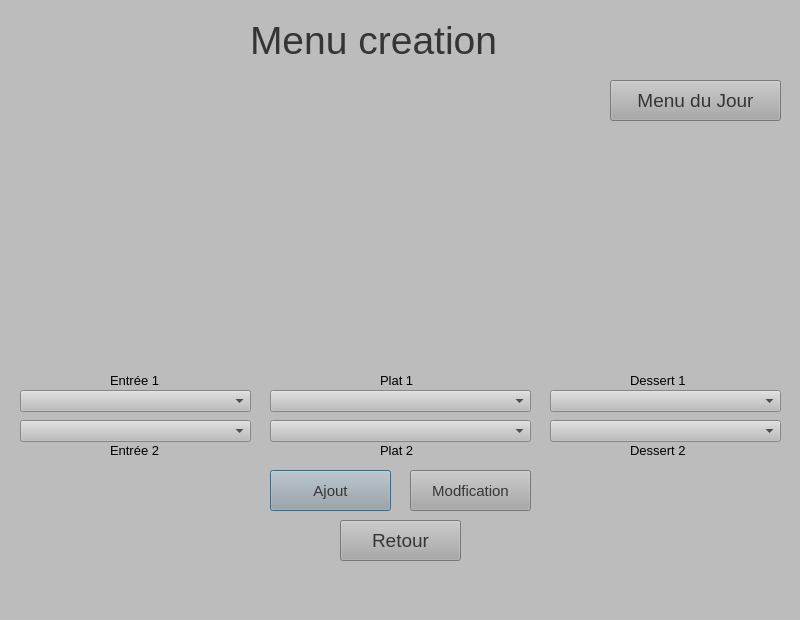
<?xml version="1.0" encoding="UTF-8"?>
<ui version="4.0">
 <class>Dialog</class>
 <widget class="QDialog" name="Dialog">
  <property name="geometry">
   <rect>
    <x>0</x>
    <y>0</y>
    <width>800</width>
    <height>620</height>
   </rect>
  </property>
  <property name="windowTitle">
   <string>Dialog</string>
  </property>
  <property name="styleSheet">
   <string notr="true">background-color: rgb(188, 188, 188);</string>
  </property>
  <widget class="QLabel" name="label">
   <property name="geometry">
    <rect>
     <x>250</x>
     <y>10</y>
     <width>301</width>
     <height>61</height>
    </rect>
   </property>
   <property name="styleSheet">
    <string notr="true">color:rgb(53, 53, 53); font-size:29pt;</string>
   </property>
   <property name="text">
    <string>Menu creation</string>
   </property>
  </widget>
  <widget class="QPushButton" name="ajoutButton">
   <property name="geometry">
    <rect>
     <x>270</x>
     <y>470</y>
     <width>121</width>
     <height>41</height>
    </rect>
   </property>
   <property name="palette">
    <palette>
     <active>
      <colorrole role="WindowText">
       <brush brushstyle="SolidPattern">
        <color alpha="255">
         <red>53</red>
         <green>53</green>
         <blue>53</blue>
        </color>
       </brush>
      </colorrole>
      <colorrole role="Button">
       <brush brushstyle="SolidPattern">
        <color alpha="255">
         <red>167</red>
         <green>168</green>
         <blue>167</blue>
        </color>
       </brush>
      </colorrole>
      <colorrole role="Light">
       <brush brushstyle="SolidPattern">
        <color alpha="255">
         <red>255</red>
         <green>255</green>
         <blue>255</blue>
        </color>
       </brush>
      </colorrole>
      <colorrole role="Midlight">
       <brush brushstyle="SolidPattern">
        <color alpha="255">
         <red>223</red>
         <green>222</green>
         <blue>227</blue>
        </color>
       </brush>
      </colorrole>
      <colorrole role="Dark">
       <brush brushstyle="SolidPattern">
        <color alpha="255">
         <red>95</red>
         <green>94</green>
         <blue>99</blue>
        </color>
       </brush>
      </colorrole>
      <colorrole role="Mid">
       <brush brushstyle="SolidPattern">
        <color alpha="255">
         <red>127</red>
         <green>126</green>
         <blue>133</blue>
        </color>
       </brush>
      </colorrole>
      <colorrole role="Text">
       <brush brushstyle="SolidPattern">
        <color alpha="255">
         <red>53</red>
         <green>53</green>
         <blue>53</blue>
        </color>
       </brush>
      </colorrole>
      <colorrole role="BrightText">
       <brush brushstyle="SolidPattern">
        <color alpha="255">
         <red>255</red>
         <green>255</green>
         <blue>255</blue>
        </color>
       </brush>
      </colorrole>
      <colorrole role="ButtonText">
       <brush brushstyle="SolidPattern">
        <color alpha="255">
         <red>53</red>
         <green>53</green>
         <blue>53</blue>
        </color>
       </brush>
      </colorrole>
      <colorrole role="Base">
       <brush brushstyle="SolidPattern">
        <color alpha="255">
         <red>167</red>
         <green>168</green>
         <blue>167</blue>
        </color>
       </brush>
      </colorrole>
      <colorrole role="Window">
       <brush brushstyle="SolidPattern">
        <color alpha="255">
         <red>167</red>
         <green>168</green>
         <blue>167</blue>
        </color>
       </brush>
      </colorrole>
      <colorrole role="Shadow">
       <brush brushstyle="SolidPattern">
        <color alpha="255">
         <red>0</red>
         <green>0</green>
         <blue>0</blue>
        </color>
       </brush>
      </colorrole>
      <colorrole role="AlternateBase">
       <brush brushstyle="SolidPattern">
        <color alpha="255">
         <red>223</red>
         <green>222</green>
         <blue>227</blue>
        </color>
       </brush>
      </colorrole>
      <colorrole role="ToolTipBase">
       <brush brushstyle="SolidPattern">
        <color alpha="255">
         <red>255</red>
         <green>255</green>
         <blue>220</blue>
        </color>
       </brush>
      </colorrole>
      <colorrole role="ToolTipText">
       <brush brushstyle="SolidPattern">
        <color alpha="255">
         <red>0</red>
         <green>0</green>
         <blue>0</blue>
        </color>
       </brush>
      </colorrole>
     </active>
     <inactive>
      <colorrole role="WindowText">
       <brush brushstyle="SolidPattern">
        <color alpha="255">
         <red>53</red>
         <green>53</green>
         <blue>53</blue>
        </color>
       </brush>
      </colorrole>
      <colorrole role="Button">
       <brush brushstyle="SolidPattern">
        <color alpha="255">
         <red>167</red>
         <green>168</green>
         <blue>167</blue>
        </color>
       </brush>
      </colorrole>
      <colorrole role="Light">
       <brush brushstyle="SolidPattern">
        <color alpha="255">
         <red>255</red>
         <green>255</green>
         <blue>255</blue>
        </color>
       </brush>
      </colorrole>
      <colorrole role="Midlight">
       <brush brushstyle="SolidPattern">
        <color alpha="255">
         <red>223</red>
         <green>222</green>
         <blue>227</blue>
        </color>
       </brush>
      </colorrole>
      <colorrole role="Dark">
       <brush brushstyle="SolidPattern">
        <color alpha="255">
         <red>95</red>
         <green>94</green>
         <blue>99</blue>
        </color>
       </brush>
      </colorrole>
      <colorrole role="Mid">
       <brush brushstyle="SolidPattern">
        <color alpha="255">
         <red>127</red>
         <green>126</green>
         <blue>133</blue>
        </color>
       </brush>
      </colorrole>
      <colorrole role="Text">
       <brush brushstyle="SolidPattern">
        <color alpha="255">
         <red>53</red>
         <green>53</green>
         <blue>53</blue>
        </color>
       </brush>
      </colorrole>
      <colorrole role="BrightText">
       <brush brushstyle="SolidPattern">
        <color alpha="255">
         <red>255</red>
         <green>255</green>
         <blue>255</blue>
        </color>
       </brush>
      </colorrole>
      <colorrole role="ButtonText">
       <brush brushstyle="SolidPattern">
        <color alpha="255">
         <red>53</red>
         <green>53</green>
         <blue>53</blue>
        </color>
       </brush>
      </colorrole>
      <colorrole role="Base">
       <brush brushstyle="SolidPattern">
        <color alpha="255">
         <red>167</red>
         <green>168</green>
         <blue>167</blue>
        </color>
       </brush>
      </colorrole>
      <colorrole role="Window">
       <brush brushstyle="SolidPattern">
        <color alpha="255">
         <red>167</red>
         <green>168</green>
         <blue>167</blue>
        </color>
       </brush>
      </colorrole>
      <colorrole role="Shadow">
       <brush brushstyle="SolidPattern">
        <color alpha="255">
         <red>0</red>
         <green>0</green>
         <blue>0</blue>
        </color>
       </brush>
      </colorrole>
      <colorrole role="AlternateBase">
       <brush brushstyle="SolidPattern">
        <color alpha="255">
         <red>223</red>
         <green>222</green>
         <blue>227</blue>
        </color>
       </brush>
      </colorrole>
      <colorrole role="ToolTipBase">
       <brush brushstyle="SolidPattern">
        <color alpha="255">
         <red>255</red>
         <green>255</green>
         <blue>220</blue>
        </color>
       </brush>
      </colorrole>
      <colorrole role="ToolTipText">
       <brush brushstyle="SolidPattern">
        <color alpha="255">
         <red>0</red>
         <green>0</green>
         <blue>0</blue>
        </color>
       </brush>
      </colorrole>
     </inactive>
     <disabled>
      <colorrole role="WindowText">
       <brush brushstyle="SolidPattern">
        <color alpha="255">
         <red>53</red>
         <green>53</green>
         <blue>53</blue>
        </color>
       </brush>
      </colorrole>
      <colorrole role="Button">
       <brush brushstyle="SolidPattern">
        <color alpha="255">
         <red>167</red>
         <green>168</green>
         <blue>167</blue>
        </color>
       </brush>
      </colorrole>
      <colorrole role="Light">
       <brush brushstyle="SolidPattern">
        <color alpha="255">
         <red>255</red>
         <green>255</green>
         <blue>255</blue>
        </color>
       </brush>
      </colorrole>
      <colorrole role="Midlight">
       <brush brushstyle="SolidPattern">
        <color alpha="255">
         <red>223</red>
         <green>222</green>
         <blue>227</blue>
        </color>
       </brush>
      </colorrole>
      <colorrole role="Dark">
       <brush brushstyle="SolidPattern">
        <color alpha="255">
         <red>95</red>
         <green>94</green>
         <blue>99</blue>
        </color>
       </brush>
      </colorrole>
      <colorrole role="Mid">
       <brush brushstyle="SolidPattern">
        <color alpha="255">
         <red>127</red>
         <green>126</green>
         <blue>133</blue>
        </color>
       </brush>
      </colorrole>
      <colorrole role="Text">
       <brush brushstyle="SolidPattern">
        <color alpha="255">
         <red>53</red>
         <green>53</green>
         <blue>53</blue>
        </color>
       </brush>
      </colorrole>
      <colorrole role="BrightText">
       <brush brushstyle="SolidPattern">
        <color alpha="255">
         <red>255</red>
         <green>255</green>
         <blue>255</blue>
        </color>
       </brush>
      </colorrole>
      <colorrole role="ButtonText">
       <brush brushstyle="SolidPattern">
        <color alpha="255">
         <red>53</red>
         <green>53</green>
         <blue>53</blue>
        </color>
       </brush>
      </colorrole>
      <colorrole role="Base">
       <brush brushstyle="SolidPattern">
        <color alpha="255">
         <red>167</red>
         <green>168</green>
         <blue>167</blue>
        </color>
       </brush>
      </colorrole>
      <colorrole role="Window">
       <brush brushstyle="SolidPattern">
        <color alpha="255">
         <red>167</red>
         <green>168</green>
         <blue>167</blue>
        </color>
       </brush>
      </colorrole>
      <colorrole role="Shadow">
       <brush brushstyle="SolidPattern">
        <color alpha="255">
         <red>0</red>
         <green>0</green>
         <blue>0</blue>
        </color>
       </brush>
      </colorrole>
      <colorrole role="AlternateBase">
       <brush brushstyle="SolidPattern">
        <color alpha="255">
         <red>191</red>
         <green>189</green>
         <blue>199</blue>
        </color>
       </brush>
      </colorrole>
      <colorrole role="ToolTipBase">
       <brush brushstyle="SolidPattern">
        <color alpha="255">
         <red>255</red>
         <green>255</green>
         <blue>220</blue>
        </color>
       </brush>
      </colorrole>
      <colorrole role="ToolTipText">
       <brush brushstyle="SolidPattern">
        <color alpha="255">
         <red>0</red>
         <green>0</green>
         <blue>0</blue>
        </color>
       </brush>
      </colorrole>
     </disabled>
    </palette>
   </property>
   <property name="styleSheet">
    <string notr="true">background-color: rgb(167, 168, 167); font-size:11pt; color:rgb(53, 53, 53)</string>
   </property>
   <property name="text">
    <string>Ajout</string>
   </property>
  </widget>
  <widget class="QLabel" name="label_3">
   <property name="geometry">
    <rect>
     <x>110</x>
     <y>370</y>
     <width>61</width>
     <height>20</height>
    </rect>
   </property>
   <property name="styleSheet">
    <string notr="true">font-size:10pt;</string>
   </property>
   <property name="text">
    <string>Entrée 1</string>
   </property>
  </widget>
  <widget class="QLabel" name="label_4">
   <property name="geometry">
    <rect>
     <x>110</x>
     <y>440</y>
     <width>71</width>
     <height>20</height>
    </rect>
   </property>
   <property name="styleSheet">
    <string notr="true">font-size:10pt;</string>
   </property>
   <property name="text">
    <string>Entrée 2</string>
   </property>
  </widget>
  <widget class="QLabel" name="label_5">
   <property name="geometry">
    <rect>
     <x>380</x>
     <y>370</y>
     <width>41</width>
     <height>20</height>
    </rect>
   </property>
   <property name="styleSheet">
    <string notr="true">font-size:10pt</string>
   </property>
   <property name="text">
    <string>Plat 1</string>
   </property>
  </widget>
  <widget class="QLabel" name="label_6">
   <property name="geometry">
    <rect>
     <x>380</x>
     <y>440</y>
     <width>41</width>
     <height>20</height>
    </rect>
   </property>
   <property name="styleSheet">
    <string notr="true">font-size:10pt</string>
   </property>
   <property name="text">
    <string>Plat 2</string>
   </property>
  </widget>
  <widget class="QLabel" name="label_7">
   <property name="geometry">
    <rect>
     <x>630</x>
     <y>370</y>
     <width>71</width>
     <height>20</height>
    </rect>
   </property>
   <property name="styleSheet">
    <string notr="true">font-size:10pt</string>
   </property>
   <property name="text">
    <string>Dessert 1</string>
   </property>
  </widget>
  <widget class="QLabel" name="label_8">
   <property name="geometry">
    <rect>
     <x>630</x>
     <y>440</y>
     <width>71</width>
     <height>20</height>
    </rect>
   </property>
   <property name="styleSheet">
    <string notr="true">font-size:10pt</string>
   </property>
   <property name="text">
    <string>Dessert 2</string>
   </property>
  </widget>
  <widget class="QPushButton" name="BackButton">
   <property name="geometry">
    <rect>
     <x>340</x>
     <y>520</y>
     <width>121</width>
     <height>41</height>
    </rect>
   </property>
   <property name="palette">
    <palette>
     <active>
      <colorrole role="WindowText">
       <brush brushstyle="SolidPattern">
        <color alpha="255">
         <red>53</red>
         <green>53</green>
         <blue>53</blue>
        </color>
       </brush>
      </colorrole>
      <colorrole role="Button">
       <brush brushstyle="SolidPattern">
        <color alpha="255">
         <red>167</red>
         <green>168</green>
         <blue>167</blue>
        </color>
       </brush>
      </colorrole>
      <colorrole role="Light">
       <brush brushstyle="SolidPattern">
        <color alpha="255">
         <red>255</red>
         <green>255</green>
         <blue>255</blue>
        </color>
       </brush>
      </colorrole>
      <colorrole role="Midlight">
       <brush brushstyle="SolidPattern">
        <color alpha="255">
         <red>223</red>
         <green>222</green>
         <blue>227</blue>
        </color>
       </brush>
      </colorrole>
      <colorrole role="Dark">
       <brush brushstyle="SolidPattern">
        <color alpha="255">
         <red>95</red>
         <green>94</green>
         <blue>99</blue>
        </color>
       </brush>
      </colorrole>
      <colorrole role="Mid">
       <brush brushstyle="SolidPattern">
        <color alpha="255">
         <red>127</red>
         <green>126</green>
         <blue>133</blue>
        </color>
       </brush>
      </colorrole>
      <colorrole role="Text">
       <brush brushstyle="SolidPattern">
        <color alpha="255">
         <red>53</red>
         <green>53</green>
         <blue>53</blue>
        </color>
       </brush>
      </colorrole>
      <colorrole role="BrightText">
       <brush brushstyle="SolidPattern">
        <color alpha="255">
         <red>255</red>
         <green>255</green>
         <blue>255</blue>
        </color>
       </brush>
      </colorrole>
      <colorrole role="ButtonText">
       <brush brushstyle="SolidPattern">
        <color alpha="255">
         <red>53</red>
         <green>53</green>
         <blue>53</blue>
        </color>
       </brush>
      </colorrole>
      <colorrole role="Base">
       <brush brushstyle="SolidPattern">
        <color alpha="255">
         <red>167</red>
         <green>168</green>
         <blue>167</blue>
        </color>
       </brush>
      </colorrole>
      <colorrole role="Window">
       <brush brushstyle="SolidPattern">
        <color alpha="255">
         <red>167</red>
         <green>168</green>
         <blue>167</blue>
        </color>
       </brush>
      </colorrole>
      <colorrole role="Shadow">
       <brush brushstyle="SolidPattern">
        <color alpha="255">
         <red>0</red>
         <green>0</green>
         <blue>0</blue>
        </color>
       </brush>
      </colorrole>
      <colorrole role="AlternateBase">
       <brush brushstyle="SolidPattern">
        <color alpha="255">
         <red>223</red>
         <green>222</green>
         <blue>227</blue>
        </color>
       </brush>
      </colorrole>
      <colorrole role="ToolTipBase">
       <brush brushstyle="SolidPattern">
        <color alpha="255">
         <red>255</red>
         <green>255</green>
         <blue>220</blue>
        </color>
       </brush>
      </colorrole>
      <colorrole role="ToolTipText">
       <brush brushstyle="SolidPattern">
        <color alpha="255">
         <red>0</red>
         <green>0</green>
         <blue>0</blue>
        </color>
       </brush>
      </colorrole>
     </active>
     <inactive>
      <colorrole role="WindowText">
       <brush brushstyle="SolidPattern">
        <color alpha="255">
         <red>53</red>
         <green>53</green>
         <blue>53</blue>
        </color>
       </brush>
      </colorrole>
      <colorrole role="Button">
       <brush brushstyle="SolidPattern">
        <color alpha="255">
         <red>167</red>
         <green>168</green>
         <blue>167</blue>
        </color>
       </brush>
      </colorrole>
      <colorrole role="Light">
       <brush brushstyle="SolidPattern">
        <color alpha="255">
         <red>255</red>
         <green>255</green>
         <blue>255</blue>
        </color>
       </brush>
      </colorrole>
      <colorrole role="Midlight">
       <brush brushstyle="SolidPattern">
        <color alpha="255">
         <red>223</red>
         <green>222</green>
         <blue>227</blue>
        </color>
       </brush>
      </colorrole>
      <colorrole role="Dark">
       <brush brushstyle="SolidPattern">
        <color alpha="255">
         <red>95</red>
         <green>94</green>
         <blue>99</blue>
        </color>
       </brush>
      </colorrole>
      <colorrole role="Mid">
       <brush brushstyle="SolidPattern">
        <color alpha="255">
         <red>127</red>
         <green>126</green>
         <blue>133</blue>
        </color>
       </brush>
      </colorrole>
      <colorrole role="Text">
       <brush brushstyle="SolidPattern">
        <color alpha="255">
         <red>53</red>
         <green>53</green>
         <blue>53</blue>
        </color>
       </brush>
      </colorrole>
      <colorrole role="BrightText">
       <brush brushstyle="SolidPattern">
        <color alpha="255">
         <red>255</red>
         <green>255</green>
         <blue>255</blue>
        </color>
       </brush>
      </colorrole>
      <colorrole role="ButtonText">
       <brush brushstyle="SolidPattern">
        <color alpha="255">
         <red>53</red>
         <green>53</green>
         <blue>53</blue>
        </color>
       </brush>
      </colorrole>
      <colorrole role="Base">
       <brush brushstyle="SolidPattern">
        <color alpha="255">
         <red>167</red>
         <green>168</green>
         <blue>167</blue>
        </color>
       </brush>
      </colorrole>
      <colorrole role="Window">
       <brush brushstyle="SolidPattern">
        <color alpha="255">
         <red>167</red>
         <green>168</green>
         <blue>167</blue>
        </color>
       </brush>
      </colorrole>
      <colorrole role="Shadow">
       <brush brushstyle="SolidPattern">
        <color alpha="255">
         <red>0</red>
         <green>0</green>
         <blue>0</blue>
        </color>
       </brush>
      </colorrole>
      <colorrole role="AlternateBase">
       <brush brushstyle="SolidPattern">
        <color alpha="255">
         <red>223</red>
         <green>222</green>
         <blue>227</blue>
        </color>
       </brush>
      </colorrole>
      <colorrole role="ToolTipBase">
       <brush brushstyle="SolidPattern">
        <color alpha="255">
         <red>255</red>
         <green>255</green>
         <blue>220</blue>
        </color>
       </brush>
      </colorrole>
      <colorrole role="ToolTipText">
       <brush brushstyle="SolidPattern">
        <color alpha="255">
         <red>0</red>
         <green>0</green>
         <blue>0</blue>
        </color>
       </brush>
      </colorrole>
     </inactive>
     <disabled>
      <colorrole role="WindowText">
       <brush brushstyle="SolidPattern">
        <color alpha="255">
         <red>53</red>
         <green>53</green>
         <blue>53</blue>
        </color>
       </brush>
      </colorrole>
      <colorrole role="Button">
       <brush brushstyle="SolidPattern">
        <color alpha="255">
         <red>167</red>
         <green>168</green>
         <blue>167</blue>
        </color>
       </brush>
      </colorrole>
      <colorrole role="Light">
       <brush brushstyle="SolidPattern">
        <color alpha="255">
         <red>255</red>
         <green>255</green>
         <blue>255</blue>
        </color>
       </brush>
      </colorrole>
      <colorrole role="Midlight">
       <brush brushstyle="SolidPattern">
        <color alpha="255">
         <red>223</red>
         <green>222</green>
         <blue>227</blue>
        </color>
       </brush>
      </colorrole>
      <colorrole role="Dark">
       <brush brushstyle="SolidPattern">
        <color alpha="255">
         <red>95</red>
         <green>94</green>
         <blue>99</blue>
        </color>
       </brush>
      </colorrole>
      <colorrole role="Mid">
       <brush brushstyle="SolidPattern">
        <color alpha="255">
         <red>127</red>
         <green>126</green>
         <blue>133</blue>
        </color>
       </brush>
      </colorrole>
      <colorrole role="Text">
       <brush brushstyle="SolidPattern">
        <color alpha="255">
         <red>53</red>
         <green>53</green>
         <blue>53</blue>
        </color>
       </brush>
      </colorrole>
      <colorrole role="BrightText">
       <brush brushstyle="SolidPattern">
        <color alpha="255">
         <red>255</red>
         <green>255</green>
         <blue>255</blue>
        </color>
       </brush>
      </colorrole>
      <colorrole role="ButtonText">
       <brush brushstyle="SolidPattern">
        <color alpha="255">
         <red>53</red>
         <green>53</green>
         <blue>53</blue>
        </color>
       </brush>
      </colorrole>
      <colorrole role="Base">
       <brush brushstyle="SolidPattern">
        <color alpha="255">
         <red>167</red>
         <green>168</green>
         <blue>167</blue>
        </color>
       </brush>
      </colorrole>
      <colorrole role="Window">
       <brush brushstyle="SolidPattern">
        <color alpha="255">
         <red>167</red>
         <green>168</green>
         <blue>167</blue>
        </color>
       </brush>
      </colorrole>
      <colorrole role="Shadow">
       <brush brushstyle="SolidPattern">
        <color alpha="255">
         <red>0</red>
         <green>0</green>
         <blue>0</blue>
        </color>
       </brush>
      </colorrole>
      <colorrole role="AlternateBase">
       <brush brushstyle="SolidPattern">
        <color alpha="255">
         <red>191</red>
         <green>189</green>
         <blue>199</blue>
        </color>
       </brush>
      </colorrole>
      <colorrole role="ToolTipBase">
       <brush brushstyle="SolidPattern">
        <color alpha="255">
         <red>255</red>
         <green>255</green>
         <blue>220</blue>
        </color>
       </brush>
      </colorrole>
      <colorrole role="ToolTipText">
       <brush brushstyle="SolidPattern">
        <color alpha="255">
         <red>0</red>
         <green>0</green>
         <blue>0</blue>
        </color>
       </brush>
      </colorrole>
     </disabled>
    </palette>
   </property>
   <property name="styleSheet">
    <string notr="true">background-color: rgb(167, 168, 167); font-size:14pt; color:rgb(53, 53, 53)</string>
   </property>
   <property name="text">
    <string>Retour</string>
   </property>
  </widget>
  <widget class="QPushButton" name="modifButton">
   <property name="geometry">
    <rect>
     <x>410</x>
     <y>470</y>
     <width>121</width>
     <height>41</height>
    </rect>
   </property>
   <property name="palette">
    <palette>
     <active>
      <colorrole role="WindowText">
       <brush brushstyle="SolidPattern">
        <color alpha="255">
         <red>53</red>
         <green>53</green>
         <blue>53</blue>
        </color>
       </brush>
      </colorrole>
      <colorrole role="Button">
       <brush brushstyle="SolidPattern">
        <color alpha="255">
         <red>167</red>
         <green>168</green>
         <blue>167</blue>
        </color>
       </brush>
      </colorrole>
      <colorrole role="Light">
       <brush brushstyle="SolidPattern">
        <color alpha="255">
         <red>255</red>
         <green>255</green>
         <blue>255</blue>
        </color>
       </brush>
      </colorrole>
      <colorrole role="Midlight">
       <brush brushstyle="SolidPattern">
        <color alpha="255">
         <red>223</red>
         <green>222</green>
         <blue>227</blue>
        </color>
       </brush>
      </colorrole>
      <colorrole role="Dark">
       <brush brushstyle="SolidPattern">
        <color alpha="255">
         <red>95</red>
         <green>94</green>
         <blue>99</blue>
        </color>
       </brush>
      </colorrole>
      <colorrole role="Mid">
       <brush brushstyle="SolidPattern">
        <color alpha="255">
         <red>127</red>
         <green>126</green>
         <blue>133</blue>
        </color>
       </brush>
      </colorrole>
      <colorrole role="Text">
       <brush brushstyle="SolidPattern">
        <color alpha="255">
         <red>53</red>
         <green>53</green>
         <blue>53</blue>
        </color>
       </brush>
      </colorrole>
      <colorrole role="BrightText">
       <brush brushstyle="SolidPattern">
        <color alpha="255">
         <red>255</red>
         <green>255</green>
         <blue>255</blue>
        </color>
       </brush>
      </colorrole>
      <colorrole role="ButtonText">
       <brush brushstyle="SolidPattern">
        <color alpha="255">
         <red>53</red>
         <green>53</green>
         <blue>53</blue>
        </color>
       </brush>
      </colorrole>
      <colorrole role="Base">
       <brush brushstyle="SolidPattern">
        <color alpha="255">
         <red>167</red>
         <green>168</green>
         <blue>167</blue>
        </color>
       </brush>
      </colorrole>
      <colorrole role="Window">
       <brush brushstyle="SolidPattern">
        <color alpha="255">
         <red>167</red>
         <green>168</green>
         <blue>167</blue>
        </color>
       </brush>
      </colorrole>
      <colorrole role="Shadow">
       <brush brushstyle="SolidPattern">
        <color alpha="255">
         <red>0</red>
         <green>0</green>
         <blue>0</blue>
        </color>
       </brush>
      </colorrole>
      <colorrole role="AlternateBase">
       <brush brushstyle="SolidPattern">
        <color alpha="255">
         <red>223</red>
         <green>222</green>
         <blue>227</blue>
        </color>
       </brush>
      </colorrole>
      <colorrole role="ToolTipBase">
       <brush brushstyle="SolidPattern">
        <color alpha="255">
         <red>255</red>
         <green>255</green>
         <blue>220</blue>
        </color>
       </brush>
      </colorrole>
      <colorrole role="ToolTipText">
       <brush brushstyle="SolidPattern">
        <color alpha="255">
         <red>0</red>
         <green>0</green>
         <blue>0</blue>
        </color>
       </brush>
      </colorrole>
     </active>
     <inactive>
      <colorrole role="WindowText">
       <brush brushstyle="SolidPattern">
        <color alpha="255">
         <red>53</red>
         <green>53</green>
         <blue>53</blue>
        </color>
       </brush>
      </colorrole>
      <colorrole role="Button">
       <brush brushstyle="SolidPattern">
        <color alpha="255">
         <red>167</red>
         <green>168</green>
         <blue>167</blue>
        </color>
       </brush>
      </colorrole>
      <colorrole role="Light">
       <brush brushstyle="SolidPattern">
        <color alpha="255">
         <red>255</red>
         <green>255</green>
         <blue>255</blue>
        </color>
       </brush>
      </colorrole>
      <colorrole role="Midlight">
       <brush brushstyle="SolidPattern">
        <color alpha="255">
         <red>223</red>
         <green>222</green>
         <blue>227</blue>
        </color>
       </brush>
      </colorrole>
      <colorrole role="Dark">
       <brush brushstyle="SolidPattern">
        <color alpha="255">
         <red>95</red>
         <green>94</green>
         <blue>99</blue>
        </color>
       </brush>
      </colorrole>
      <colorrole role="Mid">
       <brush brushstyle="SolidPattern">
        <color alpha="255">
         <red>127</red>
         <green>126</green>
         <blue>133</blue>
        </color>
       </brush>
      </colorrole>
      <colorrole role="Text">
       <brush brushstyle="SolidPattern">
        <color alpha="255">
         <red>53</red>
         <green>53</green>
         <blue>53</blue>
        </color>
       </brush>
      </colorrole>
      <colorrole role="BrightText">
       <brush brushstyle="SolidPattern">
        <color alpha="255">
         <red>255</red>
         <green>255</green>
         <blue>255</blue>
        </color>
       </brush>
      </colorrole>
      <colorrole role="ButtonText">
       <brush brushstyle="SolidPattern">
        <color alpha="255">
         <red>53</red>
         <green>53</green>
         <blue>53</blue>
        </color>
       </brush>
      </colorrole>
      <colorrole role="Base">
       <brush brushstyle="SolidPattern">
        <color alpha="255">
         <red>167</red>
         <green>168</green>
         <blue>167</blue>
        </color>
       </brush>
      </colorrole>
      <colorrole role="Window">
       <brush brushstyle="SolidPattern">
        <color alpha="255">
         <red>167</red>
         <green>168</green>
         <blue>167</blue>
        </color>
       </brush>
      </colorrole>
      <colorrole role="Shadow">
       <brush brushstyle="SolidPattern">
        <color alpha="255">
         <red>0</red>
         <green>0</green>
         <blue>0</blue>
        </color>
       </brush>
      </colorrole>
      <colorrole role="AlternateBase">
       <brush brushstyle="SolidPattern">
        <color alpha="255">
         <red>223</red>
         <green>222</green>
         <blue>227</blue>
        </color>
       </brush>
      </colorrole>
      <colorrole role="ToolTipBase">
       <brush brushstyle="SolidPattern">
        <color alpha="255">
         <red>255</red>
         <green>255</green>
         <blue>220</blue>
        </color>
       </brush>
      </colorrole>
      <colorrole role="ToolTipText">
       <brush brushstyle="SolidPattern">
        <color alpha="255">
         <red>0</red>
         <green>0</green>
         <blue>0</blue>
        </color>
       </brush>
      </colorrole>
     </inactive>
     <disabled>
      <colorrole role="WindowText">
       <brush brushstyle="SolidPattern">
        <color alpha="255">
         <red>53</red>
         <green>53</green>
         <blue>53</blue>
        </color>
       </brush>
      </colorrole>
      <colorrole role="Button">
       <brush brushstyle="SolidPattern">
        <color alpha="255">
         <red>167</red>
         <green>168</green>
         <blue>167</blue>
        </color>
       </brush>
      </colorrole>
      <colorrole role="Light">
       <brush brushstyle="SolidPattern">
        <color alpha="255">
         <red>255</red>
         <green>255</green>
         <blue>255</blue>
        </color>
       </brush>
      </colorrole>
      <colorrole role="Midlight">
       <brush brushstyle="SolidPattern">
        <color alpha="255">
         <red>223</red>
         <green>222</green>
         <blue>227</blue>
        </color>
       </brush>
      </colorrole>
      <colorrole role="Dark">
       <brush brushstyle="SolidPattern">
        <color alpha="255">
         <red>95</red>
         <green>94</green>
         <blue>99</blue>
        </color>
       </brush>
      </colorrole>
      <colorrole role="Mid">
       <brush brushstyle="SolidPattern">
        <color alpha="255">
         <red>127</red>
         <green>126</green>
         <blue>133</blue>
        </color>
       </brush>
      </colorrole>
      <colorrole role="Text">
       <brush brushstyle="SolidPattern">
        <color alpha="255">
         <red>53</red>
         <green>53</green>
         <blue>53</blue>
        </color>
       </brush>
      </colorrole>
      <colorrole role="BrightText">
       <brush brushstyle="SolidPattern">
        <color alpha="255">
         <red>255</red>
         <green>255</green>
         <blue>255</blue>
        </color>
       </brush>
      </colorrole>
      <colorrole role="ButtonText">
       <brush brushstyle="SolidPattern">
        <color alpha="255">
         <red>53</red>
         <green>53</green>
         <blue>53</blue>
        </color>
       </brush>
      </colorrole>
      <colorrole role="Base">
       <brush brushstyle="SolidPattern">
        <color alpha="255">
         <red>167</red>
         <green>168</green>
         <blue>167</blue>
        </color>
       </brush>
      </colorrole>
      <colorrole role="Window">
       <brush brushstyle="SolidPattern">
        <color alpha="255">
         <red>167</red>
         <green>168</green>
         <blue>167</blue>
        </color>
       </brush>
      </colorrole>
      <colorrole role="Shadow">
       <brush brushstyle="SolidPattern">
        <color alpha="255">
         <red>0</red>
         <green>0</green>
         <blue>0</blue>
        </color>
       </brush>
      </colorrole>
      <colorrole role="AlternateBase">
       <brush brushstyle="SolidPattern">
        <color alpha="255">
         <red>191</red>
         <green>189</green>
         <blue>199</blue>
        </color>
       </brush>
      </colorrole>
      <colorrole role="ToolTipBase">
       <brush brushstyle="SolidPattern">
        <color alpha="255">
         <red>255</red>
         <green>255</green>
         <blue>220</blue>
        </color>
       </brush>
      </colorrole>
      <colorrole role="ToolTipText">
       <brush brushstyle="SolidPattern">
        <color alpha="255">
         <red>0</red>
         <green>0</green>
         <blue>0</blue>
        </color>
       </brush>
      </colorrole>
     </disabled>
    </palette>
   </property>
   <property name="styleSheet">
    <string notr="true">background-color: rgb(167, 168, 167); font-size:11pt; color:rgb(53, 53, 53)</string>
   </property>
   <property name="text">
    <string>Modfication</string>
   </property>
  </widget>
  <widget class="QComboBox" name="comboBox_4">
   <property name="geometry">
    <rect>
     <x>270</x>
     <y>390</y>
     <width>261</width>
     <height>22</height>
    </rect>
   </property>
  </widget>
  <widget class="QComboBox" name="comboBox_6">
   <property name="geometry">
    <rect>
     <x>550</x>
     <y>390</y>
     <width>231</width>
     <height>22</height>
    </rect>
   </property>
  </widget>
  <widget class="QComboBox" name="comboBox_5">
   <property name="geometry">
    <rect>
     <x>270</x>
     <y>420</y>
     <width>261</width>
     <height>22</height>
    </rect>
   </property>
  </widget>
  <widget class="QComboBox" name="comboBox_9">
   <property name="geometry">
    <rect>
     <x>550</x>
     <y>420</y>
     <width>231</width>
     <height>22</height>
    </rect>
   </property>
  </widget>
  <widget class="QComboBox" name="comboBox_10">
   <property name="geometry">
    <rect>
     <x>20</x>
     <y>420</y>
     <width>231</width>
     <height>22</height>
    </rect>
   </property>
  </widget>
  <widget class="QComboBox" name="comboBox_11">
   <property name="geometry">
    <rect>
     <x>20</x>
     <y>390</y>
     <width>231</width>
     <height>22</height>
    </rect>
   </property>
  </widget>
  <widget class="QPushButton" name="DisplayButton">
   <property name="geometry">
    <rect>
     <x>610</x>
     <y>80</y>
     <width>171</width>
     <height>41</height>
    </rect>
   </property>
   <property name="palette">
    <palette>
     <active>
      <colorrole role="WindowText">
       <brush brushstyle="SolidPattern">
        <color alpha="255">
         <red>53</red>
         <green>53</green>
         <blue>53</blue>
        </color>
       </brush>
      </colorrole>
      <colorrole role="Button">
       <brush brushstyle="SolidPattern">
        <color alpha="255">
         <red>167</red>
         <green>168</green>
         <blue>167</blue>
        </color>
       </brush>
      </colorrole>
      <colorrole role="Light">
       <brush brushstyle="SolidPattern">
        <color alpha="255">
         <red>255</red>
         <green>255</green>
         <blue>255</blue>
        </color>
       </brush>
      </colorrole>
      <colorrole role="Midlight">
       <brush brushstyle="SolidPattern">
        <color alpha="255">
         <red>223</red>
         <green>222</green>
         <blue>227</blue>
        </color>
       </brush>
      </colorrole>
      <colorrole role="Dark">
       <brush brushstyle="SolidPattern">
        <color alpha="255">
         <red>95</red>
         <green>94</green>
         <blue>99</blue>
        </color>
       </brush>
      </colorrole>
      <colorrole role="Mid">
       <brush brushstyle="SolidPattern">
        <color alpha="255">
         <red>127</red>
         <green>126</green>
         <blue>133</blue>
        </color>
       </brush>
      </colorrole>
      <colorrole role="Text">
       <brush brushstyle="SolidPattern">
        <color alpha="255">
         <red>53</red>
         <green>53</green>
         <blue>53</blue>
        </color>
       </brush>
      </colorrole>
      <colorrole role="BrightText">
       <brush brushstyle="SolidPattern">
        <color alpha="255">
         <red>255</red>
         <green>255</green>
         <blue>255</blue>
        </color>
       </brush>
      </colorrole>
      <colorrole role="ButtonText">
       <brush brushstyle="SolidPattern">
        <color alpha="255">
         <red>53</red>
         <green>53</green>
         <blue>53</blue>
        </color>
       </brush>
      </colorrole>
      <colorrole role="Base">
       <brush brushstyle="SolidPattern">
        <color alpha="255">
         <red>167</red>
         <green>168</green>
         <blue>167</blue>
        </color>
       </brush>
      </colorrole>
      <colorrole role="Window">
       <brush brushstyle="SolidPattern">
        <color alpha="255">
         <red>167</red>
         <green>168</green>
         <blue>167</blue>
        </color>
       </brush>
      </colorrole>
      <colorrole role="Shadow">
       <brush brushstyle="SolidPattern">
        <color alpha="255">
         <red>0</red>
         <green>0</green>
         <blue>0</blue>
        </color>
       </brush>
      </colorrole>
      <colorrole role="AlternateBase">
       <brush brushstyle="SolidPattern">
        <color alpha="255">
         <red>223</red>
         <green>222</green>
         <blue>227</blue>
        </color>
       </brush>
      </colorrole>
      <colorrole role="ToolTipBase">
       <brush brushstyle="SolidPattern">
        <color alpha="255">
         <red>255</red>
         <green>255</green>
         <blue>220</blue>
        </color>
       </brush>
      </colorrole>
      <colorrole role="ToolTipText">
       <brush brushstyle="SolidPattern">
        <color alpha="255">
         <red>0</red>
         <green>0</green>
         <blue>0</blue>
        </color>
       </brush>
      </colorrole>
     </active>
     <inactive>
      <colorrole role="WindowText">
       <brush brushstyle="SolidPattern">
        <color alpha="255">
         <red>53</red>
         <green>53</green>
         <blue>53</blue>
        </color>
       </brush>
      </colorrole>
      <colorrole role="Button">
       <brush brushstyle="SolidPattern">
        <color alpha="255">
         <red>167</red>
         <green>168</green>
         <blue>167</blue>
        </color>
       </brush>
      </colorrole>
      <colorrole role="Light">
       <brush brushstyle="SolidPattern">
        <color alpha="255">
         <red>255</red>
         <green>255</green>
         <blue>255</blue>
        </color>
       </brush>
      </colorrole>
      <colorrole role="Midlight">
       <brush brushstyle="SolidPattern">
        <color alpha="255">
         <red>223</red>
         <green>222</green>
         <blue>227</blue>
        </color>
       </brush>
      </colorrole>
      <colorrole role="Dark">
       <brush brushstyle="SolidPattern">
        <color alpha="255">
         <red>95</red>
         <green>94</green>
         <blue>99</blue>
        </color>
       </brush>
      </colorrole>
      <colorrole role="Mid">
       <brush brushstyle="SolidPattern">
        <color alpha="255">
         <red>127</red>
         <green>126</green>
         <blue>133</blue>
        </color>
       </brush>
      </colorrole>
      <colorrole role="Text">
       <brush brushstyle="SolidPattern">
        <color alpha="255">
         <red>53</red>
         <green>53</green>
         <blue>53</blue>
        </color>
       </brush>
      </colorrole>
      <colorrole role="BrightText">
       <brush brushstyle="SolidPattern">
        <color alpha="255">
         <red>255</red>
         <green>255</green>
         <blue>255</blue>
        </color>
       </brush>
      </colorrole>
      <colorrole role="ButtonText">
       <brush brushstyle="SolidPattern">
        <color alpha="255">
         <red>53</red>
         <green>53</green>
         <blue>53</blue>
        </color>
       </brush>
      </colorrole>
      <colorrole role="Base">
       <brush brushstyle="SolidPattern">
        <color alpha="255">
         <red>167</red>
         <green>168</green>
         <blue>167</blue>
        </color>
       </brush>
      </colorrole>
      <colorrole role="Window">
       <brush brushstyle="SolidPattern">
        <color alpha="255">
         <red>167</red>
         <green>168</green>
         <blue>167</blue>
        </color>
       </brush>
      </colorrole>
      <colorrole role="Shadow">
       <brush brushstyle="SolidPattern">
        <color alpha="255">
         <red>0</red>
         <green>0</green>
         <blue>0</blue>
        </color>
       </brush>
      </colorrole>
      <colorrole role="AlternateBase">
       <brush brushstyle="SolidPattern">
        <color alpha="255">
         <red>223</red>
         <green>222</green>
         <blue>227</blue>
        </color>
       </brush>
      </colorrole>
      <colorrole role="ToolTipBase">
       <brush brushstyle="SolidPattern">
        <color alpha="255">
         <red>255</red>
         <green>255</green>
         <blue>220</blue>
        </color>
       </brush>
      </colorrole>
      <colorrole role="ToolTipText">
       <brush brushstyle="SolidPattern">
        <color alpha="255">
         <red>0</red>
         <green>0</green>
         <blue>0</blue>
        </color>
       </brush>
      </colorrole>
     </inactive>
     <disabled>
      <colorrole role="WindowText">
       <brush brushstyle="SolidPattern">
        <color alpha="255">
         <red>53</red>
         <green>53</green>
         <blue>53</blue>
        </color>
       </brush>
      </colorrole>
      <colorrole role="Button">
       <brush brushstyle="SolidPattern">
        <color alpha="255">
         <red>167</red>
         <green>168</green>
         <blue>167</blue>
        </color>
       </brush>
      </colorrole>
      <colorrole role="Light">
       <brush brushstyle="SolidPattern">
        <color alpha="255">
         <red>255</red>
         <green>255</green>
         <blue>255</blue>
        </color>
       </brush>
      </colorrole>
      <colorrole role="Midlight">
       <brush brushstyle="SolidPattern">
        <color alpha="255">
         <red>223</red>
         <green>222</green>
         <blue>227</blue>
        </color>
       </brush>
      </colorrole>
      <colorrole role="Dark">
       <brush brushstyle="SolidPattern">
        <color alpha="255">
         <red>95</red>
         <green>94</green>
         <blue>99</blue>
        </color>
       </brush>
      </colorrole>
      <colorrole role="Mid">
       <brush brushstyle="SolidPattern">
        <color alpha="255">
         <red>127</red>
         <green>126</green>
         <blue>133</blue>
        </color>
       </brush>
      </colorrole>
      <colorrole role="Text">
       <brush brushstyle="SolidPattern">
        <color alpha="255">
         <red>53</red>
         <green>53</green>
         <blue>53</blue>
        </color>
       </brush>
      </colorrole>
      <colorrole role="BrightText">
       <brush brushstyle="SolidPattern">
        <color alpha="255">
         <red>255</red>
         <green>255</green>
         <blue>255</blue>
        </color>
       </brush>
      </colorrole>
      <colorrole role="ButtonText">
       <brush brushstyle="SolidPattern">
        <color alpha="255">
         <red>53</red>
         <green>53</green>
         <blue>53</blue>
        </color>
       </brush>
      </colorrole>
      <colorrole role="Base">
       <brush brushstyle="SolidPattern">
        <color alpha="255">
         <red>167</red>
         <green>168</green>
         <blue>167</blue>
        </color>
       </brush>
      </colorrole>
      <colorrole role="Window">
       <brush brushstyle="SolidPattern">
        <color alpha="255">
         <red>167</red>
         <green>168</green>
         <blue>167</blue>
        </color>
       </brush>
      </colorrole>
      <colorrole role="Shadow">
       <brush brushstyle="SolidPattern">
        <color alpha="255">
         <red>0</red>
         <green>0</green>
         <blue>0</blue>
        </color>
       </brush>
      </colorrole>
      <colorrole role="AlternateBase">
       <brush brushstyle="SolidPattern">
        <color alpha="255">
         <red>191</red>
         <green>189</green>
         <blue>199</blue>
        </color>
       </brush>
      </colorrole>
      <colorrole role="ToolTipBase">
       <brush brushstyle="SolidPattern">
        <color alpha="255">
         <red>255</red>
         <green>255</green>
         <blue>220</blue>
        </color>
       </brush>
      </colorrole>
      <colorrole role="ToolTipText">
       <brush brushstyle="SolidPattern">
        <color alpha="255">
         <red>0</red>
         <green>0</green>
         <blue>0</blue>
        </color>
       </brush>
      </colorrole>
     </disabled>
    </palette>
   </property>
   <property name="styleSheet">
    <string notr="true">background-color: rgb(167, 168, 167); font-size:14pt; color:rgb(53, 53, 53)</string>
   </property>
   <property name="text">
    <string>Menu du Jour</string>
   </property>
  </widget>
 </widget>
 <resources/>
 <connections/>
</ui>
